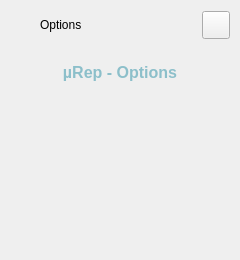
      <widget class="QFrame" name="extraLeftBox">
       <property name="minimumSize">
        <size>
         <width>0</width>
         <height>0</height>
        </size>
       </property>
       <property name="maximumSize">
        <size>
         <width>0</width>
         <height>16777215</height>
        </size>
       </property>
       <property name="frameShape">
        <enum>QFrame::NoFrame</enum>
       </property>
       <property name="frameShadow">
        <enum>QFrame::Raised</enum>
       </property>
       <layout class="QVBoxLayout" name="extraColumLayout">
        <property name="spacing">
         <number>0</number>
        </property>
        <property name="leftMargin">
         <number>0</number>
        </property>
        <property name="topMargin">
         <number>0</number>
        </property>
        <property name="rightMargin">
         <number>0</number>
        </property>
        <property name="bottomMargin">
         <number>0</number>
        </property>
        <item>
         <widget class="QFrame" name="extraTopBg">
          <property name="minimumSize">
           <size>
            <width>0</width>
            <height>50</height>
           </size>
          </property>
          <property name="maximumSize">
           <size>
            <width>16777215</width>
            <height>50</height>
           </size>
          </property>
          <property name="frameShape">
           <enum>QFrame::NoFrame</enum>
          </property>
          <property name="frameShadow">
           <enum>QFrame::Raised</enum>
          </property>
          <layout class="QVBoxLayout" name="verticalLayout_5">
           <property name="spacing">
            <number>0</number>
           </property>
           <property name="leftMargin">
            <number>0</number>
           </property>
           <property name="topMargin">
            <number>0</number>
           </property>
           <property name="rightMargin">
            <number>0</number>
           </property>
           <property name="bottomMargin">
            <number>0</number>
           </property>
           <item>
            <layout class="QGridLayout" name="extraTopLayout">
             <property name="leftMargin">
              <number>10</number>
             </property>
             <property name="rightMargin">
              <number>10</number>
             </property>
             <property name="horizontalSpacing">
              <number>10</number>
             </property>
             <property name="verticalSpacing">
              <number>0</number>
             </property>
             <item row="0" column="0">
              <widget class="QFrame" name="extraIcon">
               <property name="minimumSize">
                <size>
                 <width>20</width>
                 <height>0</height>
                </size>
               </property>
               <property name="maximumSize">
                <size>
                 <width>20</width>
                 <height>20</height>
                </size>
               </property>
               <property name="frameShape">
                <enum>QFrame::NoFrame</enum>
               </property>
               <property name="frameShadow">
                <enum>QFrame::Raised</enum>
               </property>
              </widget>
             </item>
             <item row="0" column="1">
              <widget class="QLabel" name="extraLabel">
               <property name="minimumSize">
                <size>
                 <width>150</width>
                 <height>0</height>
                </size>
               </property>
               <property name="text">
                <string>Options</string>
               </property>
              </widget>
             </item>
             <item row="0" column="2">
              <widget class="QPushButton" name="extraCloseColumnBtn">
               <property name="minimumSize">
                <size>
                 <width>28</width>
                 <height>28</height>
                </size>
               </property>
               <property name="maximumSize">
                <size>
                 <width>28</width>
                 <height>28</height>
                </size>
               </property>
               <property name="cursor">
                <cursorShape>PointingHandCursor</cursorShape>
               </property>
               <property name="toolTip">
                <string>Close left box</string>
               </property>
               <property name="text">
                <string/>
               </property>
               <property name="icon">
                <iconset resource="resources.qrc">
                 <normaloff>:/icons/resources/images/icons/icon_close.png</normaloff>:/icons/resources/images/icons/icon_close.png</iconset>
               </property>
               <property name="iconSize">
                <size>
                 <width>20</width>
                 <height>20</height>
                </size>
               </property>
              </widget>
             </item>
            </layout>
           </item>
          </layout>
         </widget>
        </item>
        <item>
         <widget class="QFrame" name="extraContent">
          <property name="frameShape">
           <enum>QFrame::NoFrame</enum>
          </property>
          <property name="frameShadow">
           <enum>QFrame::Raised</enum>
          </property>
          <layout class="QVBoxLayout" name="verticalLayout_12">
           <property name="spacing">
            <number>0</number>
           </property>
           <property name="leftMargin">
            <number>0</number>
           </property>
           <property name="topMargin">
            <number>0</number>
           </property>
           <property name="rightMargin">
            <number>0</number>
           </property>
           <property name="bottomMargin">
            <number>0</number>
           </property>
           <item>
            <widget class="QFrame" name="extraCenter">
             <property name="frameShape">
              <enum>QFrame::NoFrame</enum>
             </property>
             <property name="frameShadow">
              <enum>QFrame::Raised</enum>
             </property>
             <layout class="QVBoxLayout" name="verticalLayout_10">
              <item>
               <widget class="QTextEdit" name="textEdit">
                <property name="minimumSize">
                 <size>
                  <width>222</width>
                  <height>0</height>
                 </size>
                </property>
                <property name="styleSheet">
                 <string notr="true">background: transparent;</string>
                </property>
                <property name="frameShape">
                 <enum>QFrame::NoFrame</enum>
                </property>
                <property name="readOnly">
                 <bool>true</bool>
                </property>
                <property name="html">
                 <string>&lt;!DOCTYPE HTML PUBLIC &quot;-//W3C//DTD HTML 4.0//EN&quot; &quot;http://www.w3.org/TR/REC-html40/strict.dtd&quot;&gt;
&lt;html&gt;&lt;head&gt;&lt;meta name=&quot;qrichtext&quot; content=&quot;1&quot; /&gt;&lt;style type=&quot;text/css&quot;&gt;
p, li { white-space: pre-wrap; }
&lt;/style&gt;&lt;/head&gt;&lt;body style=&quot; font-family:'Segoe UI'; font-size:10pt; font-weight:400; font-style:normal;&quot;&gt;
&lt;p align=&quot;center&quot; style=&quot; margin-top:12px; margin-bottom:12px; margin-left:0px; margin-right:0px; -qt-block-indent:0; text-indent:0px;&quot;&gt;&lt;span style=&quot; font-size:12pt; font-weight:600; color:#8cbfca;&quot;&gt;µRep - Options&lt;/span&gt;&lt;/p&gt;&lt;/body&gt;&lt;/html&gt;</string>
                </property>
               </widget>
              </item>
             </layout>
            </widget>
           </item>
           <item>
            <widget class="QFrame" name="extraBottom">
             <property name="frameShape">
              <enum>QFrame::NoFrame</enum>
             </property>
             <property name="frameShadow">
              <enum>QFrame::Raised</enum>
             </property>
            </widget>
           </item>
          </layout>
         </widget>
        </item>
       </layout>
      </widget>
